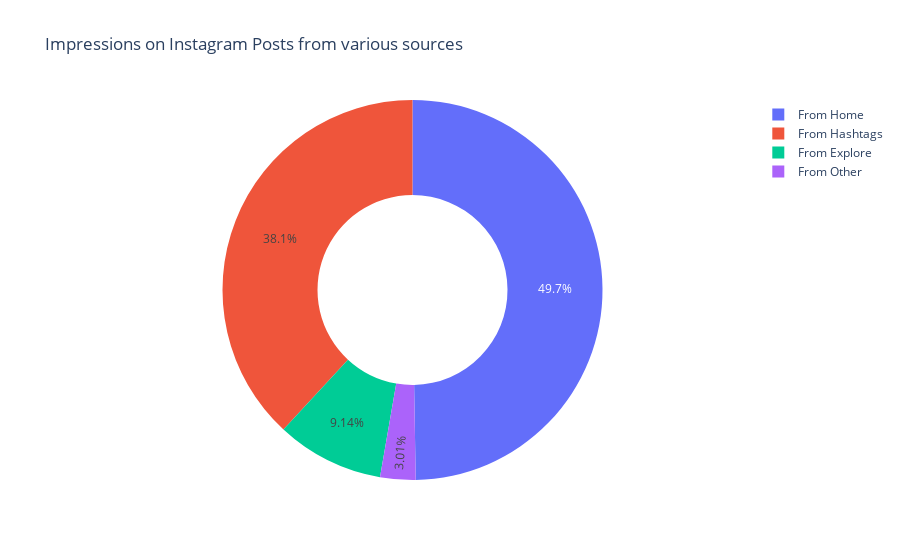

This figure's notebook cell:
### Code cell
home = data['From Home'].sum()
hashtags = data['From Hashtags'].sum()
explore = data['From Explore'].sum()
other = data['From Other'].sum()

labels = ['From Home', 'From Hashtags', 'From Explore', 'From Other']
values = [home, hashtags, explore, other]

fig = px.pie(data , values=values, names=labels, title='Impressions on Instagram Posts from various sources ', hole=0.5)

fig

### Figure 1 — Plotly figure (JSON) as saved in the notebook; plotly's stock layout.template omitted (floating-point values rounded to 4 significant figures)
{"data": [{"domain": {"x": [0, 1], "y": [0, 1]}, "hole": 0.5, "hovertemplate": "label=%{label}<br>value=%{value}<extra></extra>", "labels": ["From Home", "From Hashtags", "From Explore", "From Other"], "legendgroup": "", "name": "", "showlegend": true, "type": "pie", "values": [224513, 172087, 41287, 13587]}], "layout": {"legend": {"tracegroupgap": 0}, "title": {"text": "Impressions on Instagram Posts from various sources "}}}
